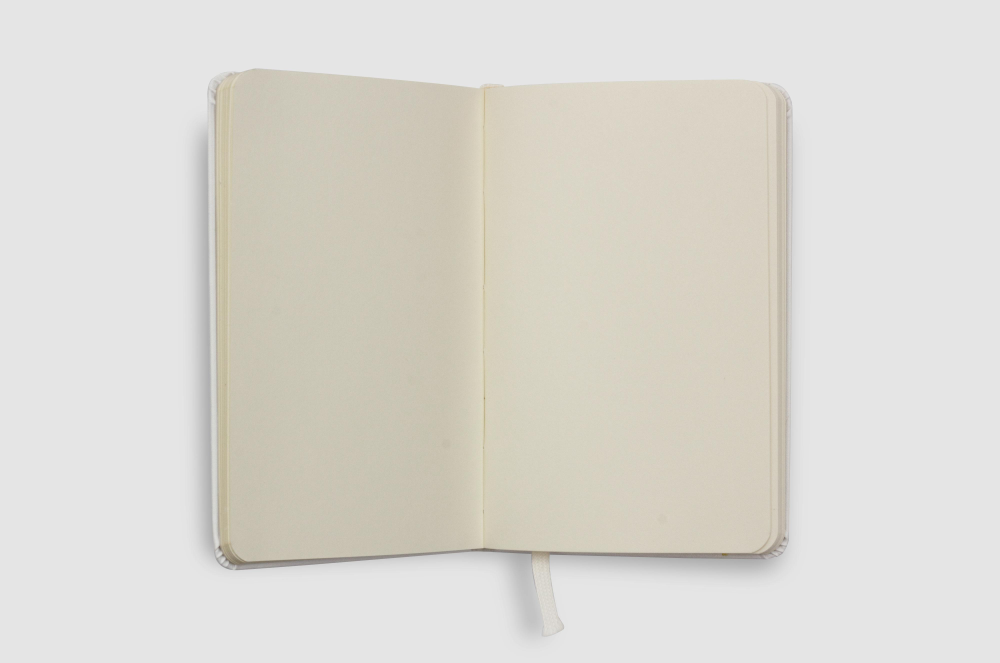
#> input picture Modul 3 - Pemrosesan Citra/sample_image/pexels-pixelcolours-17219305.jpg, 4000 x 2652 px (shown at 1/4 size)
$ python -i document_scanner.py   (imports and definitions only)
#> lines starting #> are read from the running program, lines starting #| are printed output that depends on the picture; after the words box and inside, x2 and y2 are one past the last pixel; in counts of white or black regions, pixels touching at a corner belong together
"""
Smart Document Scanner Module
Handles document detection, perspective correction, and enhancement
"""

import cv2
import numpy as np
from typing import Tuple, List, Optional
import imutils


class DocumentScanner:
    """Deteksi dan enhancement dokumen dari foto"""

    def __init__(self):
        self.original_image = None
        self.processed_image = None
        self.document_contour = None

    # [113 lines left out: functions load_image, load_from_array, detect_document, perspective_correction, not called in this run]

    def enhance_document(self, image: np.ndarray,
                        brightness: float = 0,
                        contrast: float = 1.0,
                        sharpness: float = 1.0) -> np.ndarray:
        """
        Enhance document untuk kualitas terbaik

        Args:
            image: Input image
            brightness: Brightness adjustment (-100 to 100)
            contrast: Contrast adjustment (0.5 to 3.0)
            sharpness: Sharpness adjustment (0.5 to 2.0)

        Returns:
            Enhanced image
        """
        # Brightness adjustment
        if brightness != 0:
            image = cv2.convertScaleAbs(image, alpha=1.0, beta=brightness)

        # Contrast adjustment
        image = cv2.convertScaleAbs(image, alpha=contrast, beta=0)

        # Convert ke grayscale untuk hasil yang lebih baik
        if len(image.shape) == 3:
            gray = cv2.cvtColor(image, cv2.COLOR_BGR2GRAY)
        else:
            gray = image.copy()

        # Adaptive thresholding untuk dokumen text yang jelas
        processed = cv2.adaptiveThreshold(gray, 255,
                                         cv2.ADAPTIVE_THRESH_GAUSSIAN_C,
                                         cv2.THRESH_BINARY, 11, 2)

        # Sharpness enhancement
        if sharpness > 1.0:
            kernel = np.array([[-1, -1, -1],
                              [-1,  9, -1],
                              [-1, -1, -1]]) / 9.0
            processed = cv2.filter2D(processed, -1, kernel)

        return processed

    # [68 lines left out: functions process_full_pipeline, _order_points, export_image, export_pdf, not called in this run]

>>> import cv2
>>> picture = cv2.imread('sample_image/pexels-pixelcolours-17219305.jpg')
#> picture is the input picture: shape (2652, 4000, 3); mean B, G, R 210.4, 217, 219.5
>>> result = DocumentScanner().enhance_document(picture)
#> in enhance_document, `processed = cv2.adaptiveThreshold(gray, 255, cv2.ADAPTIVE_THRESH_GAUSS..`:
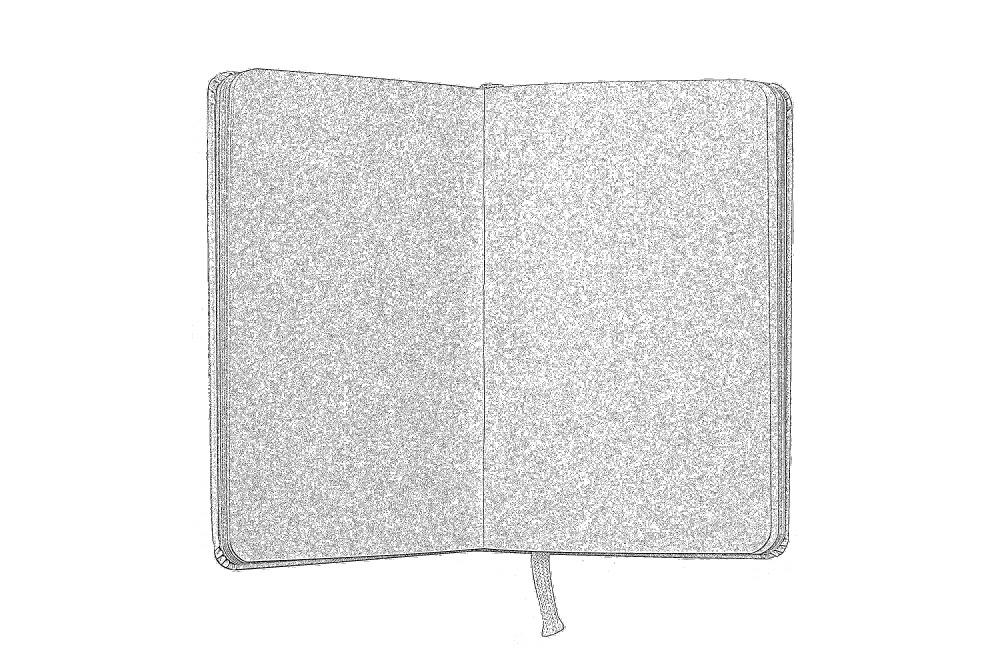
#> processed: shape (2652, 4000) (shown at 1/4 size); 92.4% white; black in thin lines or dots, all inside (x1, y1, x2, y2) = (768, 273, 3184, 2576)
